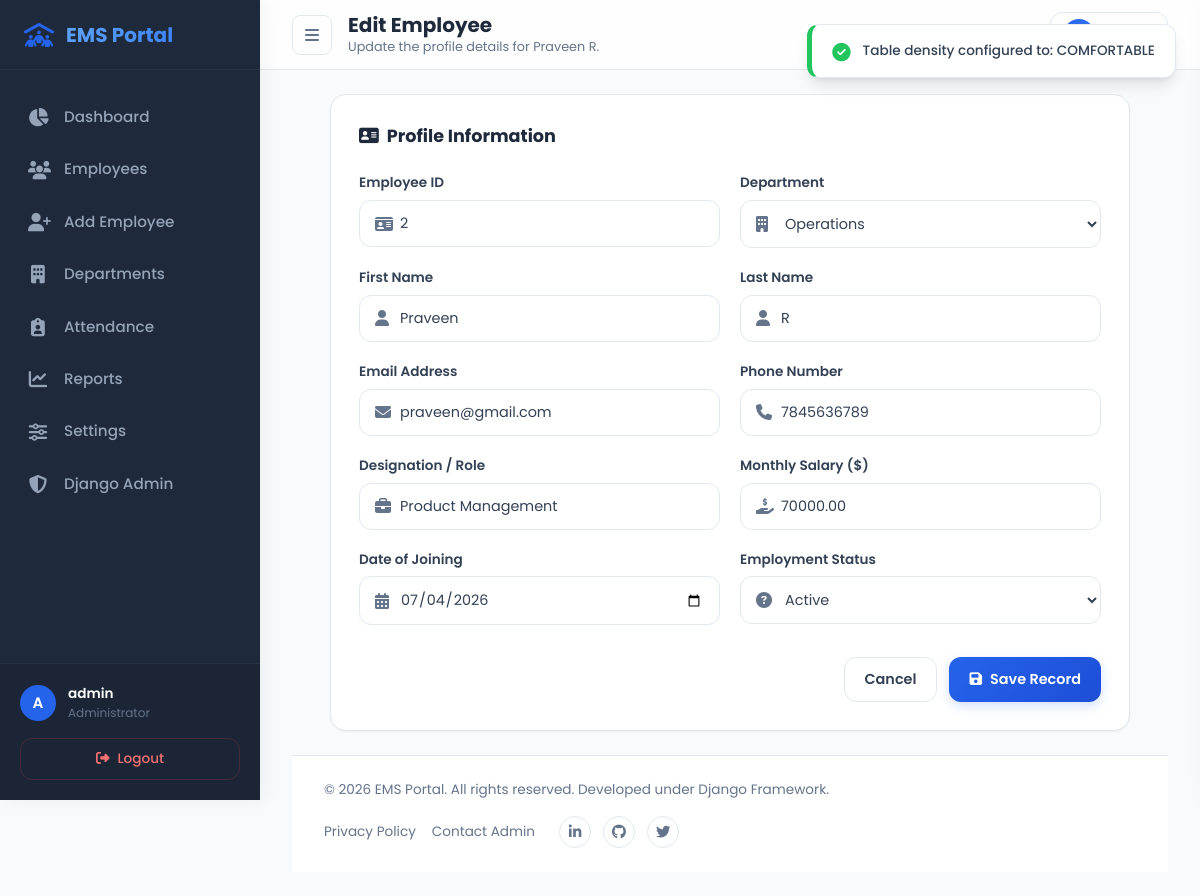
Page /employee/edit/2/ (signed in) on the committed database.
### employees/models.py (models this page shows, shortened)
class Employee(models.Model):
    DEPARTMENT_CHOICES = [
        ('HR', 'Human Resources'),
        ('Engineering', 'Engineering'),
        ('Sales', 'Sales'),
        ('Marketing', 'Marketing'),
        ('Finance', 'Finance'),
        ('Support', 'Customer Support'),
        ('Operations', 'Operations'),
    ]
    STATUS_CHOICES = [
        ('Active', 'Active'),
        ('Inactive', 'Inactive'),
    ]
    employee_id = models.CharField(max_length=15, unique=True, verbose_name="Employee ID")
    first_name = models.CharField(max_length=50, verbose_name="First Name")
    last_name = models.CharField(max_length=50, verbose_name="Last Name")
    email = models.EmailField(unique=True, verbose_name="Email Address")
    phone = models.CharField(max_length=15, blank=True, verbose_name="Phone Number")
    department = models.CharField(max_length=50, choices=DEPARTMENT_CHOICES, default='Engineering')
    designation = models.CharField(max_length=100, verbose_name="Designation/Role")
    salary = models.DecimalField(max_digits=12, decimal_places=2, verbose_name="Monthly Salary ($)")
    date_of_joining = models.DateField(verbose_name="Date of Joining")
    status = models.CharField(max_length=15, choices=STATUS_CHOICES, default='Active')
    created_at = models.DateTimeField(auto_now_add=True)
    updated_at = models.DateTimeField(auto_now=True)
    class Meta:
        ordering = ['-created_at']
    @property
    def full_name(self):
        return f"{self.first_name} {self.last_name}"

### employees/views.py (the view)
# urls.py: path('employee/edit/<int:pk>/', views.employee_edit_view, name='employee_edit'),
@login_required
def employee_edit_view(request, pk):
    employee = get_object_or_404(Employee, pk=pk)
    if request.method == 'POST':
        form = EmployeeForm(request.POST, instance=employee)
        if form.is_valid():
            form.save()
            messages.success(request, f"Employee {employee.full_name} details updated!")
            return redirect('dashboard')
        else:
            messages.error(request, "Please correct the errors below.")
    else:
        form = EmployeeForm(instance=employee)
    return render(request, 'employee_form.html', {'form': form, 'title': 'Edit Employee', 'employee': employee})

### employees/templates/employee_form.html (shortened to what this page needs)
{% extends 'base.html' %}
{% block page_header %}{{ title }}{% endblock %}
{% block page_subtitle %}
    {% if employee %}
        Update the profile details for {{ employee.full_name }}.
    {% else %}
        Create a new employee profile in the staff directory database.
    {% endif %}
{% endblock %}
{% block content %}
<div class="row">
    <div style="max-width: 800px; margin: 0 auto; width: 100%;">
        <div class="premium-card">
            <h5 class="card-title" style="margin-bottom: 1.5rem;">
                <i class="fa-solid fa-address-card text-primary"></i> Profile Information
            </h5>
            <form method="POST" novalidate>
                <div class="form-grid">
                    <div class="form-group">
                        <label for="{{ form.employee_id.id_for_label }}" class="form-label">Employee ID</label>
                        <div class="form-input-wrapper">
                            {{ form.employee_id }}
                        </div>
                    </div>
                    <div class="form-group">
                        <label for="{{ form.department.id_for_label }}" class="form-label">Department</label>
                        <div class="form-input-wrapper">
                            {{ form.department }}
                        </div>
                    </div>
                    <div class="form-group">
                        <label for="{{ form.first_name.id_for_label }}" class="form-label">First Name</label>
                        <div class="form-input-wrapper">
                            {{ form.first_name }}
                        </div>
                    </div>
                    <div class="form-group">
                        <label for="{{ form.last_name.id_for_label }}" class="form-label">Last Name</label>
                        <div class="form-input-wrapper">
                            {{ form.last_name }}
                        </div>
                    </div>
                    <div class="form-group">
                        <label for="{{ form.email.id_for_label }}" class="form-label">Email Address</label>
                        <div class="form-input-wrapper">
                            {{ form.email }}
                        </div>
                    </div>
                    <div class="form-group">
                        <label for="{{ form.phone.id_for_label }}" class="form-label">Phone Number</label>
                        <div class="form-input-wrapper">
                            {{ form.phone }}
                        </div>
                    </div>
                    <div class="form-group">
                        <label for="{{ form.designation.id_for_label }}" class="form-label">Designation / Role</label>
                        <div class="form-input-wrapper">
                            {{ form.designation }}
                        </div>
                    </div>
                    <div class="form-group">
                        <label for="{{ form.salary.id_for_label }}" class="form-label">Monthly Salary ($)</label>
                        <div class="form-input-wrapper">
                            {{ form.salary }}
                        </div>
                    </div>
                    <div class="form-group">
                        <label for="{{ form.date_of_joining.id_for_label }}" class="form-label">Date of Joining</label>
                        <div class="form-input-wrapper">
                            {{ form.date_of_joining }}
                        </div>
                    </div>
                    <div class="form-group">
                        <label for="{{ form.status.id_for_label }}" class="form-label">Employment Status</label>
                        <div class="form-input-wrapper">
                            {{ form.status }}
                        </div>
                    </div>
                </div>
                <div class="d-flex gap-2" style="margin-top: 2rem; display: flex; gap: 0.75rem; justify-content: flex-end;">
                    <a href="{% url 'dashboard' %}" class="btn btn-outline">
                        Cancel
                    </a>
                    <button type="submit" class="btn btn-primary">
                        <i class="fa-solid fa-floppy-disk"></i> Save Record
                    </button>
                </div>
            </form>
        </div>
    </div>
</div>
{% endblock %}

### employees/templates/base.html (shortened to what this page needs)
{% load static %}
<!DOCTYPE html>
<html lang="en">
<head>
    <link rel="stylesheet" href="https://cdnjs.cloudflare.com/ajax/libs/font-awesome/6.4.0/css/all.min.css" />
    <link rel="stylesheet" href="{% static 'css/style.css' %}?v=1.2">
</head>
<body>
    <div class="toast-container-custom">
    </div>
    {% if user.is_authenticated %}
        <div class="app-container">
            <aside class="sidebar">
                <div class="sidebar-header">
                    <a href="{% url 'dashboard' %}" class="sidebar-brand">
                        <i class="fa-solid fa-people-roof"></i>
                        <span>EMS Portal</span>
                    </a>
                </div>
                <ul class="sidebar-menu">
                    <li class="sidebar-item {% if request.resolver_match.url_name == 'dashboard' and not request.GET.department and not request.GET.status %}active{% endif %}">
                        <a href="{% url 'dashboard' %}">
                            <i class="fa-solid fa-chart-pie"></i>
                            <span>Dashboard</span>
                        </a>
                    </li>
                    <li class="sidebar-item">
                        <a href="{% url 'dashboard' %}">
                            <i class="fa-solid fa-users"></i>
                            <span>Employees</span>
                        </a>
                    </li>
                    <li class="sidebar-item {% if request.resolver_match.url_name == 'employee_add' %}active{% endif %}">
                        <a href="{% url 'employee_add' %}">
                            <i class="fa-solid fa-user-plus"></i>
                            <span>Add Employee</span>
                        </a>
                    </li>
                    <li class="sidebar-item">
                        <a href="javascript:void(0)" onclick="openActionModal('departments')">
                            <i class="fa-solid fa-building"></i>
                            <span>Departments</span>
                        </a>
                    </li>
                    <li class="sidebar-item">
                        <a href="javascript:void(0)" onclick="openActionModal('attendance')">
                            <i class="fa-solid fa-clipboard-user"></i>
                            <span>Attendance</span>
                        </a>
                    </li>
                    <li class="sidebar-item">
                        <a href="javascript:void(0)" onclick="openActionModal('reports')">
                            <i class="fa-solid fa-chart-line"></i>
                            <span>Reports</span>
                        </a>
                    </li>
                    <li class="sidebar-item">
                        <a href="javascript:void(0)" onclick="openActionModal('settings')">
                            <i class="fa-solid fa-sliders"></i>
                            <span>Settings</span>
                        </a>
                    </li>
                    <li class="sidebar-item">
                        <a href="/admin/" target="_blank">
                            <i class="fa-solid fa-shield-halved"></i>
                            <span>Django Admin</span>
                        </a>
                    </li>
                </ul>
                <div class="sidebar-footer">
                    <div class="sidebar-user">
                        <div class="sidebar-avatar">
                            {{ user.username|slice:":1"|upper }}
                        </div>
                        <div class="sidebar-user-info">
                            <span class="username">{{ user.username }}</span>
                            <span class="userrole">Administrator</span>
                        </div>
                    </div>
                    <a href="{% url 'logout' %}" class="sidebar-logout-btn">
                        <i class="fa-solid fa-right-from-bracket"></i>
                        <span>Logout</span>
                    </a>
                </div>
            </aside>
            <div style="flex-grow:1; display:flex; flex-direction:column; min-height:100vh;">
                <header class="top-navbar">
                    <div class="navbar-left">
                        <button class="menu-toggle-btn" id="sidebar-toggle" title="Toggle Sidebar">
                            <i class="fa-solid fa-bars"></i>
                        </button>
                        <div class="page-header-info">
                            <h1 class="page-title">{% block page_header %}Dashboard{% endblock %}</h1>
                            <span class="page-subtitle">{% block page_subtitle %}Manage your organization's staff profiles efficiently.{% endblock %}</span>
                        </div>
                    </div>
                    <div class="navbar-right">
                        <button class="theme-toggle-btn" id="theme-toggle" title="Toggle Dark/Light Mode">
                        </button>
                        <button class="nav-action-btn" onclick="openActionModal('reports')" title="Generate Reports">
                        </button>
                        <div class="user-profile-dropdown" onclick="openActionModal('settings')">
                            <div class="user-profile-btn">
                                <div class="navbar-avatar">
                                </div>
                                <span>{{ user.username }}</span>
                            </div>
                        </div>
                    </div>
                </header>
                <main class="main-content">
                    {% block content %}{% endblock %}
                    <footer class="system-footer">
                        <div class="footer-left">
                            &copy; 2026 EMS Portal. All rights reserved. Developed under Django Framework.
                        </div>
                        <div class="footer-right">
                            <ul class="footer-links">
                                <li><a href="javascript:void(0)" onclick="window.showNotification('Privacy Policy: All data is saved on local databases and encrypted.', 'info')">Privacy Policy</a></li>
                                <li><a href="javascript:void(0)" onclick="window.showNotification('Contact Admin: admin@company.com', 'info')">Contact Admin</a></li>
                            </ul>
                            <ul class="footer-socials">
                                <li><a href="#" title="LinkedIn"><i class="fa-brands fa-linkedin-in"></i></a></li>
                                <li><a href="#" title="GitHub"><i class="fa-brands fa-github"></i></a></li>
                                <li><a href="#" title="Twitter"><i class="fa-brands fa-twitter"></i></a></li>
                            </ul>
                        </div>
                    </footer>
                </main>
            </div>
        </div>
    {% else %}
        {% block login_content %}{% endblock %}
    {% endif %}
</body>
</html>

### rows in the picture
Employee: full_name "Praveen R", employee_id "2", department "Operations", first_name "Praveen", last_name "R", email "praveen@gmail.com", phone "7845636789", designation "Product Management", salary "70000.00", date_of_joining "07/04/2026", status "Active"

### other values in the picture
{{ user.username|slice:":1"|upper }} "A"
{{ user.username }} "admin"
{{ title }} "Edit Employee"
